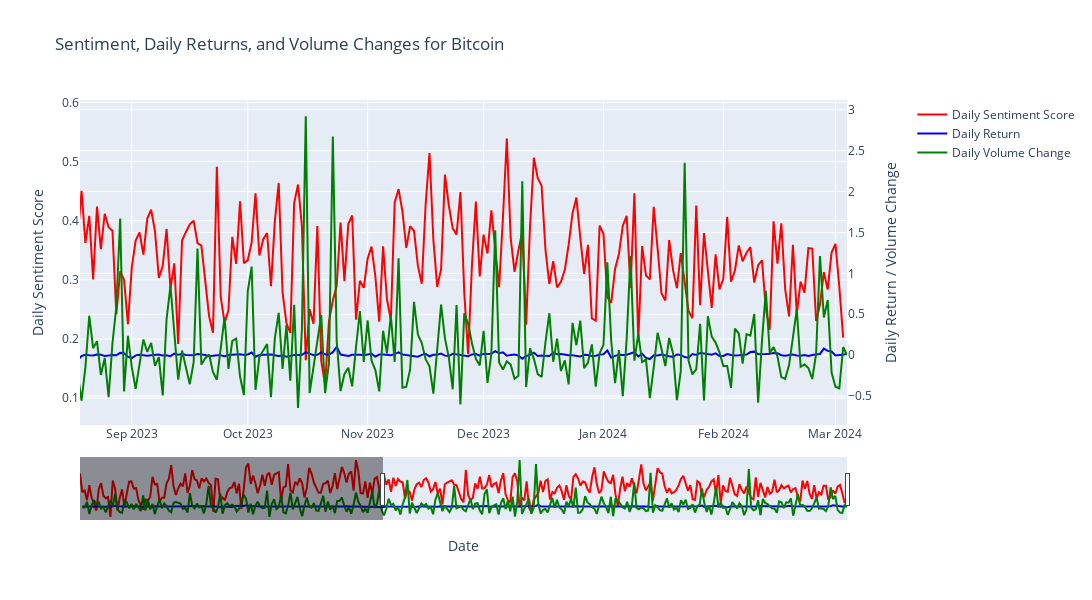

This figure's notebook cell:
### Code cell
# Create a figure with secondary axes
fig = make_subplots(specs=[[{"secondary_y": True}]])

# Add sentiment
fig.add_trace(
    go.Scatter(x=daily_sentiment['date'], y=daily_sentiment['compound'], name='Daily Sentiment Score', line=dict(color='red')),
    secondary_y=False,
)

# Add daily returns for Bitcoin
fig.add_trace(
    go.Scatter(x=btc_df.index, y=btc_df['daily_return'], name='Daily Return', line=dict(color='blue')),
    secondary_y=True,
)

# Add volume changes for Bitcoin
fig.add_trace(
    go.Scatter(x=btc_df.index, y=btc_df['daily_volume_change'], name='Daily Volume Change', line=dict(color='green')),
    secondary_y=True,
)

# Update axis labels and add range slider
fig.update_layout(
    title_text="Sentiment, Daily Returns, and Volume Changes for Bitcoin",
    xaxis=dict(
        rangeslider=dict(visible=True),
        type="date"
    ),
    width=1200,
    height=600
)
fig.update_xaxes(title_text="Date")
fig.update_yaxes(title_text="Daily Sentiment Score", secondary_y=False)
fig.update_yaxes(title_text="Daily Return / Volume Change", secondary_y=True)

# Display the chart
fig.show()

### Figure 1 — Plotly figure (JSON) as saved in the notebook; plotly's stock layout.template omitted (floating-point values rounded to 4 significant figures; data arrays with more than 128 entries replaced by an {"elided": "..."} marker saying what was removed)
{"data": [{"line": {"color": "red"}, "name": "Daily Sentiment Score", "type": "scatter", "x": {"elided": "328 str values"}, "xaxis": "x", "y": {"elided": "328 float values"}, "yaxis": "y"}, {"line": {"color": "blue"}, "name": "Daily Return", "type": "scatter", "x": {"elided": "329 str values"}, "xaxis": "x", "y": {"elided": "329 float values"}, "yaxis": "y2"}, {"line": {"color": "green"}, "name": "Daily Volume Change", "type": "scatter", "x": {"elided": "329 str values"}, "xaxis": "x", "y": {"elided": "329 float values"}, "yaxis": "y2"}], "layout": {"height": 600, "title": {"text": "Sentiment, Daily Returns, and Volume Changes for Bitcoin"}, "width": 1200, "xaxis": {"anchor": "y", "autorange": false, "domain": [0, 0.94], "range": ["2023-08-18 14:31:00.1824", "2024-03-04"], "rangeslider": {"autorange": true, "range": ["2023-04-11", "2024-03-04"], "visible": true, "yaxis": {"_template": null, "rangemode": "match"}, "yaxis2": {"_template": null, "rangemode": "match"}}, "title": {"text": "Date"}, "type": "date"}, "yaxis": {"anchor": "x", "autorange": true, "domain": [0, 1], "range": [0.05452, 0.6041], "title": {"text": "Daily Sentiment Score"}, "type": "linear"}, "yaxis2": {"anchor": "x", "autorange": true, "overlaying": "y", "range": [-0.8544, 3.12], "side": "right", "title": {"text": "Daily Return / Volume Change"}, "type": "linear"}}}
